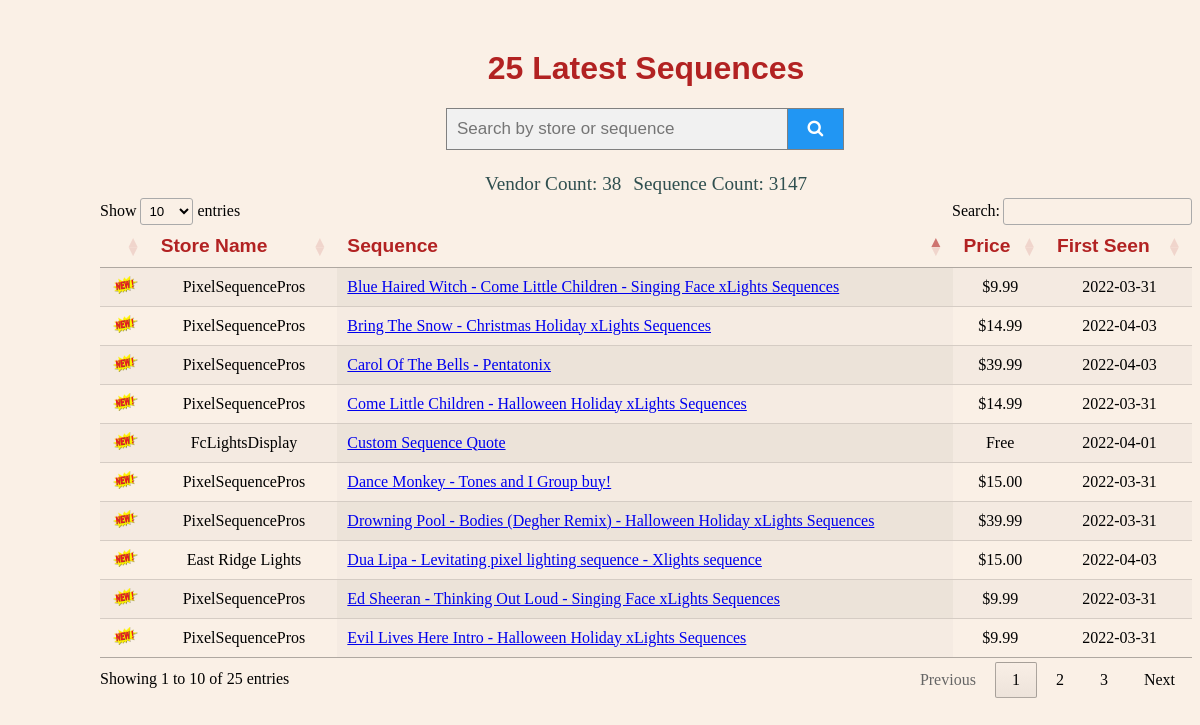
Before: / with the older database file.
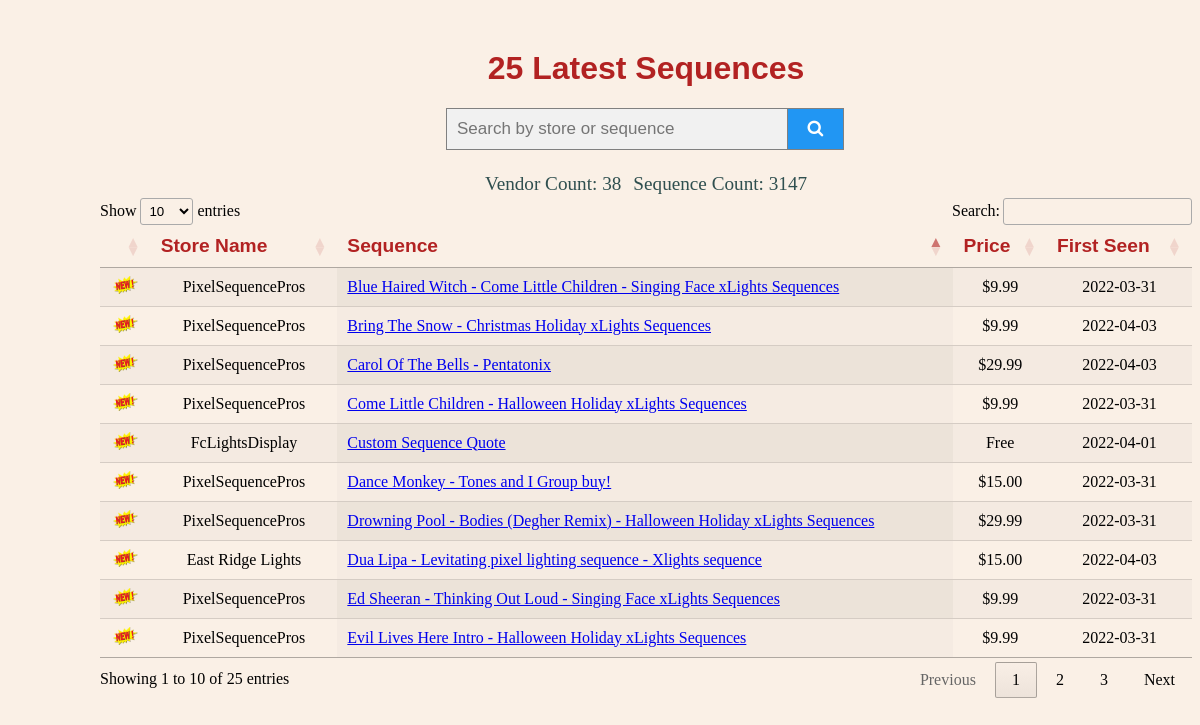
After: the same page with the newer database file.
### app/__init__.py (models this page shows, shortened)
class Sequence(db.Model):  # type: ignore
    id = db.Column(db.Integer, autoincrement=True, primary_key=True)
    name = db.Column(db.String, nullable=False, index=True)
    link = db.Column(db.String, nullable=False, unique=True)
    vendor_id = db.Column(db.Integer, db.ForeignKey("vendor.id"), nullable=False)
    price = db.Column(db.String, nullable=True)
    time_created = db.Column(DateTime(timezone=False), server_default=func.now())
    time_updated = db.Column(DateTime(timezone=False), onupdate=func.now())
    __table_args__ = (
        db.UniqueConstraint("vendor_id", "name", "link", name="sequence_seq_store_idx"),
    )

class Vendor(db.Model):  # type: ignore
    id = db.Column(db.Integer, autoincrement=True, primary_key=True)
    name = db.Column(db.String(120), unique=True, index=True, nullable=False)
    urls = db.relationship("BaseUrl", backref="vendor", lazy=True)
    sequences = db.relationship("Sequence", backref="vendor", lazy=True)
    time_created = db.Column(DateTime(timezone=False), server_default=func.now())
    time_updated = db.Column(DateTime(timezone=False), onupdate=func.now())

### app/__init__.py (the view)
@app.route("/")
def index():
    newest_25_sequences = Sequence.query.order_by(desc(Sequence.time_created)).limit(25)
    vendor_count = Vendor.query.count()
    sequence_count = Sequence.query.count()
    return render_template(
        "sequence.html",
        title="25 Latest Sequences",
        sequences=newest_25_sequences,
        vendor_count=vendor_count,
        sequence_count=sequence_count,
        today=datetime.now()
    )

### app/templates/sequence.html (shortened to what this page needs)
<!DOCTYPE html>
<html lang="en">
<head>
    <link rel="stylesheet" href="static/main.css">
    <link rel="stylesheet"
          href="https://cdnjs.cloudflare.com/ajax/libs/font-awesome/4.7.0/css/font-awesome.min.css">
    <link rel="stylesheet" type="text/css" href="https://cdn.datatables.net/1.11.5/css/jquery.dataTables.min.css">
</head>
<body>
<center><h1>{{title}}</h1></center>
    <form class="search" action="{{url_for('sequence')}}" method="post" style="margin:auto;max-width:400px">
        <input name="search_string" type="text" placeholder="Search by store or sequence" value="{{request.form.sequence}}">
        <button type="submit"><i class="fa fa-search"></i>
        </button>
    </form>
    <center><table><tr><td class="small">Vendor Count: {{ vendor_count }}</td>
        <td>&nbsp;</td>
        <td class="small">Sequence Count: {{ sequence_count }}</td></tr></table>
    </center>
    <div id="results">
        <table id="data" class="stripe row-border order-column" style="width:100%">
            <thead>
            <tr>
                <th></th>
                <th>Store Name</th>
                <th>Sequence</th>
                <th>Price</th>
                <th>First Seen</th>
            </tr>
            </thead>
        {% for sequence in sequences %}
            <tr>
            {% if (today - sequence.time_created).days < 30 %}
                <td style="text-align:center"><img src='/static/new.gif' width="25" height="18"></td>
            {% else %}
                <td>&nbsp;</td>
            {% endif %}
                <td style="text-align:center">{{ sequence.vendor.name }}</td>
                <td><a href="{{ sequence.link }}" target="_blank">{{ sequence.name }}</a></td>
                <td style="text-align:center">{{ sequence.price }}</td>
                <td style="text-align:center">{{ sequence.time_created.date() }}</td>
            </tr>
        {% endfor %}
        </table>
    </div>
</body>
</html>

### app/static/main.css (style rules this page uses)
body { background: Linen; margin-top: 50px; margin-left: 100px; }
th, td { white-space: nowrap; }
td.small { font-family: Georgia, serif; font-size: 1.2em; color: DarkSlateGray; }
h1 { font-family: Verdana, Geneva, sans-serif; font-size: 2.0em; color: FireBrick; }
th { font-family: Verdana, Geneva, sans-serif; font-size: 1.2em; color: FireBrick; }
form.search input[type=text] { padding: 10px; font-size: 17px; border: 1px solid grey; float: left; width: 80%; background: #f1f1f1; }
form.search button { float: left; width: 14%; padding: 10px; background: #2196F3; color: white; font-size: 17px; border: 1px solid grey; border-left: none; cursor: pointer; }
form.search::after { content: ""; clear: both; display: table; }

Changed rows visible on the page:
removed Sequence: vendor.name "PixelSequencePros", name "Carol Of The Bells - Pentatonix", price "$39.99", time_created "2022-04-03"
removed Sequence: vendor.name "PixelSequencePros", name "Bring The Snow - Christmas Holiday xLights Sequences", price "$14.99", time_created "2022-04-03"
removed Sequence: vendor.name "PixelSequencePros", name "Drowning Pool - Bodies (Degher Remix) - Halloween Holiday xLights Sequences", price "$39.99", time_created "2022-03-31"
removed Sequence: vendor.name "PixelSequencePros", name "Come Little Children - Halloween Holiday xLights Sequences", price "$14.99", time_created "2022-03-31"
added Sequence: vendor.name "PixelSequencePros", name "Carol Of The Bells - Pentatonix", price "$29.99", time_created "2022-04-03"
added Sequence: vendor.name "PixelSequencePros", name "Bring The Snow - Christmas Holiday xLights Sequences", price "$9.99", time_created "2022-04-03"
added Sequence: vendor.name "PixelSequencePros", name "Drowning Pool - Bodies (Degher Remix) - Halloween Holiday xLights Sequences", price "$29.99", time_created "2022-03-31"
added Sequence: vendor.name "PixelSequencePros", name "Come Little Children - Halloween Holiday xLights Sequences", price "$9.99", time_created "2022-03-31"
